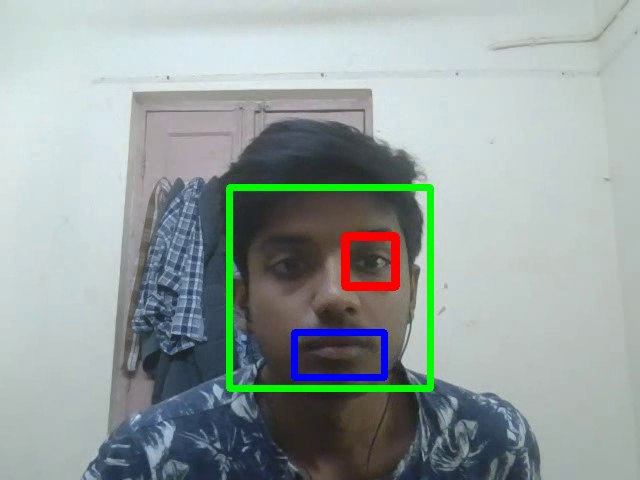
#> input picture frame 21 of assets/6_facial_detection.mp4, 640 x 480 px, given in place of the camera
$ python 6_facial_detection.py
#> lines starting #> are read from the running program, lines starting #| are printed output that depends on the picture; after the words box and inside, x2 and y2 are one past the last pixel; in counts of white or black regions, pixels touching at a corner belong together
#> further down, frame is the input picture: shape (480, 640, 3); mean B, G, R 159.1, 161.1, 150.2
import cv2

face_cascade = cv2.CascadeClassifier(cv2.data.haarcascades +
                                       "haarcascade_frontalface_default.xml")
smile_cascade = cv2.CascadeClassifier(cv2.data.haarcascades +
                                      "haarcascade_smile.xml")
eye_cascade = cv2.CascadeClassifier(cv2.data.haarcascades +
                                    "haarcascade_eye.xml")


def detect_features(frame) :
    gray = cv2.cvtColor(frame , cv2.COLOR_BGR2GRAY)
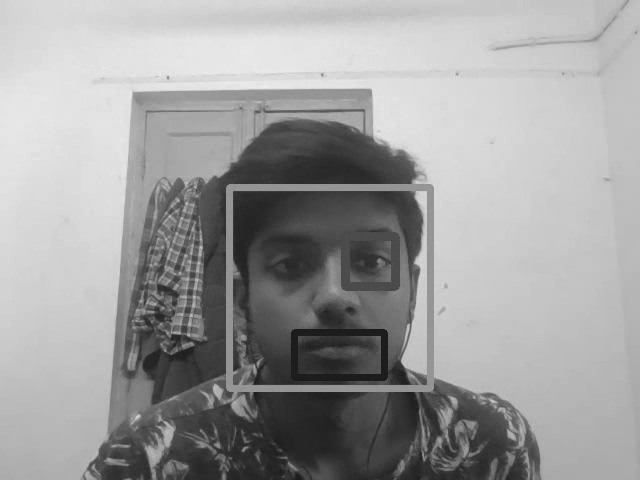
#> gray: shape (480, 640); min 19, max 237, mean 157.6

    # parameters are : image , scale , min no. of neighbours
    # you can also specify minSize and maxSize for the feature
    faces = face_cascade.detectMultiScale(gray,1.3,5)
#> faces = [[234, 189, 196, 196]]

    for(x,y,w,h) in faces :
        frame = cv2.rectangle(frame , (x,y) , (x+w,y+h) ,
                            color =(0,255,0) , thickness=5)
        face = frame[y:y+h,x:x+w]
        gray_face = gray[y:y+h,x:x+w]
        smiles = smile_cascade.detectMultiScale(gray_face,2.5,9)
        for(xp,yp,wp,hp) in smiles :
            face = cv2.rectangle(face, (xp,yp) ,(xp+wp,yp+hp) ,
                                  color = (255,0,0) , thickness = 5)
        eyes = eye_cascade.detectMultiScale(gray_face , 2.5 , 7)
        for(xp,yp,wp,hp ) in eyes :
            face = cv2.rectangle(face , (xp,yp) , (xp+wp , yp+hp) ,
                                  color =(0,0,255) , thickness = 7)
#> this loop made 1 pass
#> pass 1, in detect_features, `frame = cv2.rectangle(frame , (x,y) , (x+w,y+h) , color =(0,255,0) , t..`:
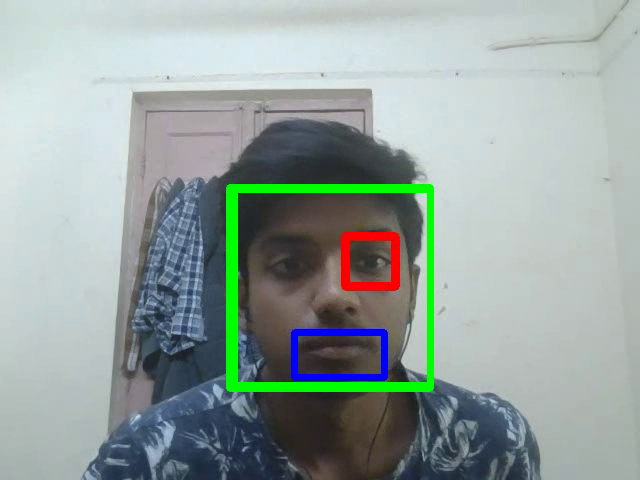
#> frame: shape (480, 640, 3); 1.6% of pixels changed, all inside (x1, y1, x2, y2) = (231, 186, 434, 389)
#> pass 1, in detect_features, `face = frame[y:y+h,x:x+w]`:
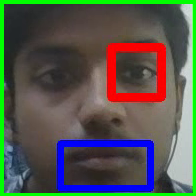
#> face: shape (196, 196, 3); mean B, G, R 77.4, 87.4, 84.7
#> pass 1, in detect_features, `gray_face = gray[y:y+h,x:x+w]`:
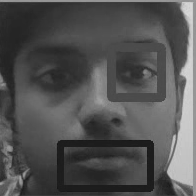
#> gray_face: shape (196, 196); min 19, max 219, mean 81.7

    return frame


stream = cv2.VideoCapture(0)

if not stream.isOpened():
    print("No stream :(")
    exit()

fps = stream.get(cv2.CAP_PROP_FPS)
width = int(stream.get(3))
height = int(stream.get(4))
output = cv2.VideoWriter("assets/6_facial_detection.mp4",cv2.VideoWriter_fourcc(*'MP4V'),
                         fps = fps , frameSize=(width,height))

while(True) :
    ret , frame = stream.read()
    if not ret :
        print("No more stream :(")
        break

    frame = cv2.resize(frame , (width,height))
    frame = detect_features(frame)
    output.write(frame)
    cv2.imshow("WebCam!" , frame)

    if cv2.waitKey(1) == ord('q') :
#> (key q is pressed here)
        break

stream.release()
cv2.destroyAllWindows()

$ run again, starting later in the video
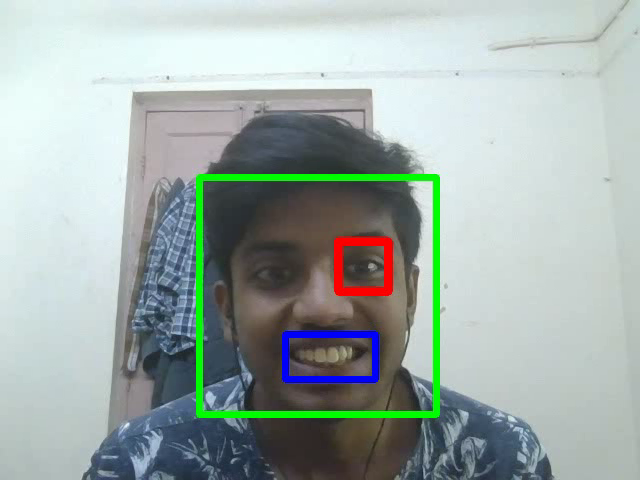
#> input picture frame 98 of assets/6_facial_detection.mp4, 640 x 480 px, given in place of the camera
#> frame is the input picture: shape (480, 640, 3); mean B, G, R 169.5, 173.1, 160.8
#> faces = [[194, 177, 248, 248]]
#> the loop in detect_features, `for(x,y,w,h) in faces :` made 1 pass
#> (x, y, w, h, smiles) on pass 1: (194, 177, 248, 248, [[94, 151, 90, 45]])
#> pass 1, in detect_features, `gray_face = gray[y:y+h,x:x+w]`:
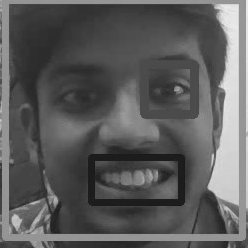
#> gray_face: shape (248, 248); min 21, max 237, mean 91.8
#> after the loop in detect_features, `for(x,y,w,h) in faces :`:
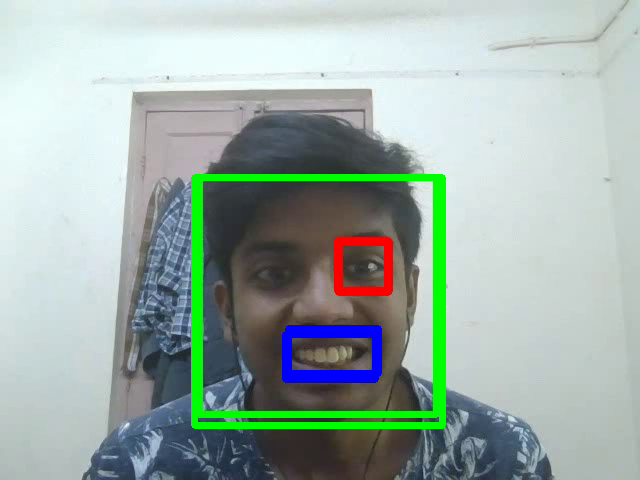
#> frame: shape (480, 640, 3); mean B, G, R 168.4, 174.8, 158.7
